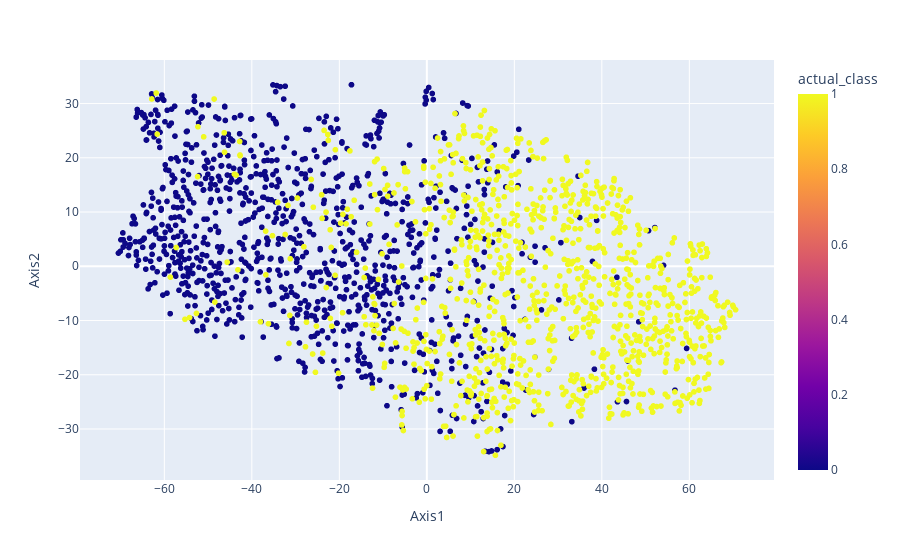

Notebook code cell kept with this figure:
### Code cell
fig = px.scatter(data, x="Axis1", y="Axis2", color="actual_class", hover_data=['filename'])
fig.show()

### Figure 1 — Plotly figure (JSON) as saved in the notebook; plotly's stock layout.template omitted (floating-point values rounded to 4 significant figures; data arrays with more than 128 entries replaced by an {"elided": "..."} marker saying what was removed)
{"data": [{"customdata": {"elided": "2000x1 str values"}, "hovertemplate": "Axis1=%{x}<br>Axis2=%{y}<br>filename=%{customdata[0]}<br>actual_class=%{marker.color}<extra></extra>", "legendgroup": "", "marker": {"color": {"elided": "2000 int values"}, "coloraxis": "coloraxis", "symbol": "circle"}, "mode": "markers", "name": "", "showlegend": false, "x": {"elided": "2000 float values"}, "xaxis": "x", "y": {"elided": "2000 float values"}, "yaxis": "y", "type": "scattergl"}], "layout": {"xaxis": {"anchor": "y", "domain": [0, 1], "title": {"text": "Axis1"}, "type": "linear", "range": [-79.03, 79.11], "autorange": true}, "yaxis": {"anchor": "x", "domain": [0, 1], "title": {"text": "Axis2"}, "type": "linear", "range": [-39.68, 38.31], "autorange": true}, "coloraxis": {"colorbar": {"title": {"text": "actual_class"}}, "colorscale": [[0, "#0d0887"], [0.1111, "#46039f"], [0.2222, "#7201a8"], [0.3333, "#9c179e"], [0.4444, "#bd3786"], [0.5556, "#d8576b"], [0.6667, "#ed7953"], [0.7778, "#fb9f3a"], [0.8889, "#fdca26"], [1, "#f0f921"]]}, "legend": {"tracegroupgap": 0}, "margin": {"t": 60}, "autosize": true}}
